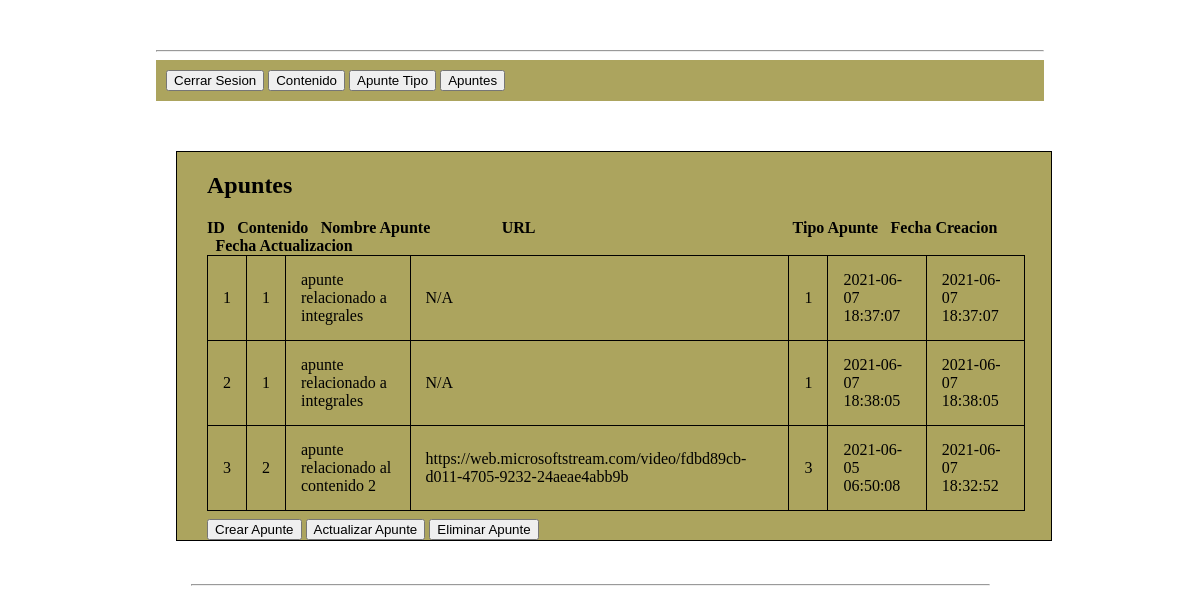
/gallardo_galvez_retamal_EV2/menues/showApunte.php, run on the app's committed database.
### tables this page shows
CREATE TABLE IF NOT EXISTS `apunte` (
  `id` int(11) NOT NULL AUTO_INCREMENT,
  `contenido_id` int(11) NOT NULL,
  `nombre` varchar(200) NOT NULL,
  `url` varchar(500) NOT NULL,
  `tipo` int(11) NOT NULL,
  `fecha_creacion` datetime NOT NULL,
  `fecha_actualizacion` datetime NOT NULL,
  PRIMARY KEY (`id`),
  KEY `contenido_id` (`contenido_id`),
  KEY `tipo_apunte` (`tipo`)
);

### gallardo_galvez_retamal_EV2/menues/showApunte.php (the view, shortened to what this page needs)
<!DOCTYPE html>
<html>
  <head>
    <link rel="stylesheet" type="text/css" href="./../estilosEV2/estilosEV2.css">
  </head>
  <body style="background-image: url('./../estilosEv2/background.jpg')">
    <div id="conteiner">
        <div id="separador">
          <hr>
        </div>
        <div id="menu">
            <div id="tabs">
              <button onclick="window.location = './../index.php'">Cerrar Sesion</button>
              <button onclick="window.location='showContenido.php'">Contenido</button>
              <button onclick="window.location='showApunteTipo.php'">Apunte Tipo</button>
              <button onclick="window.location='showApunte.php'">Apuntes</button>
            </div>
        </div>
      <div id="formulario_showcontenido" style="background-color: #aca45e;">
        <h2>Apuntes</h2>
        <h4 style="display: inline; ">ID</h4>
        <h4 style="display: inline; margin-left: 1%;">Contenido</h4>
        <h4 style="display: inline; margin-left: 1%;">Nombre Apunte</h4>
        <h4 style="display: inline; margin-left: 8%;">URL</h4>
        <h4 style="display: inline; margin-left: 30%;">Tipo Apunte</h4>
        <h4 style="display: inline; margin-left: 1%;">Fecha Creacion</h4>
        <h4 style="display: inline; margin-left: 1%;">Fecha Actualizacion</h4>
          <?php
            include("./../data/DBConfig.php");
            $query = 'SELECT * FROM apunte';
            $result = mysqli_query($conn,$query) or die('algo salio mal: ' . mysql_error());
            echo "<table>\n";
            while ($line = $result->fetch_array(MYSQLI_ASSOC)) {
                echo "\t<tr>\n";
                foreach ($line as $col_value) {
                    echo "\t\t<td>$col_value</td>\n";
                }
                echo "\t</tr>\n";
            }
            echo "</table>\n";
          ?>
          <div>
            <button style="margin-top: 1%" onclick="window.location='insertApunte.php'">Crear Apunte</button>
            <button style="margin-top: 1%" onclick="window.location='updateApunte'">Actualizar Apunte</button>
            <button style="margin-top: 1%" onclick="window.location='deleteApunte'">Eliminar Apunte</button>
          </div>
      </div>
      <div id="pie">
        <hr>
      </div>
    </div>
  </body>
</html>

### gallardo_galvez_retamal_EV2/estilosEV2/estilosEV2.css (style rules this page uses)
body { background: url("background.jpg"); color: #192666; }
#conteiner { width: 75%; margin: 50px auto 50px auto; }
#formulario_showcontenido { width: 95%; font-family: verdana; color: black; border: 1px solid black; position: relative; margin-left: 20px; margin-right: 72px; margin-top: 50px; padding-left: 30px; background-color: #aca45e; }
table { width: 97%; background: #aca45e; }
table, th, td { border: 1px solid black; border-collapse: collapse; color: black; }
th, td { padding: 15px; }
#pie { width: 90%; position: relative; top: 35px; left: 35px; margin: 0; color: #FFF; }
#separador { display: block; position: relative; }
#menu { display: block; position: relative; background: #aca45e; padding: 10px 0 10px 0; }
#tabs { display: inline; position: relative; margin: 0 10px 0 10px; }

### data on the page
apunte: col_value "1", nombre "apunte relacionado a integrales", url "N/A", col_value "2021-06-07 18:37:07"
apunte: id "2", col_value "1", nombre "apunte relacionado a integrales", url "N/A", col_value "2021-06-07 18:38:05"
apunte: col_value "3", contenido "2", nombre "apunte relacionado al contenido 2", url "https://web.microsoftstream.com/video/fdbd89cb-d011-4705-9232-24aeae4abb9b", fecha_creacion "2021-06-05 06:50:08", fecha_actualizacion "2021-06-07 18:32:52"
